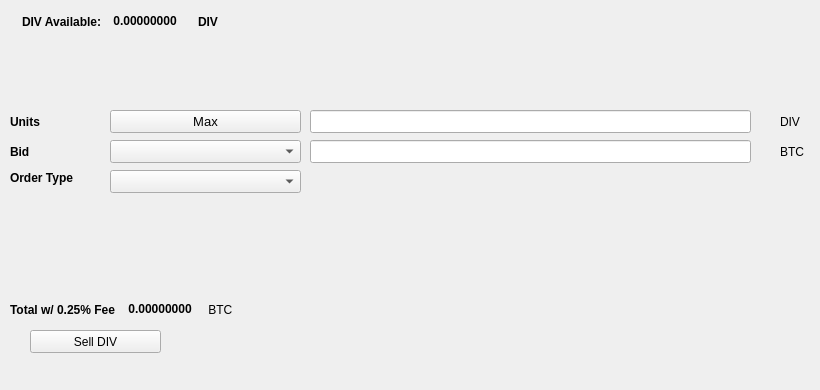
   <widget class="QWidget" name="SellTab">
    <attribute name="title">
     <string>Sell</string>
    </attribute>
    <widget class="QLabel" name="label_16">
     <property name="geometry">
      <rect>
       <x>780</x>
       <y>140</y>
       <width>31</width>
       <height>23</height>
      </rect>
     </property>
     <property name="text">
      <string>BTC</string>
     </property>
    </widget>
    <widget class="QComboBox" name="SellBidcomboBox">
     <property name="geometry">
      <rect>
       <x>110</x>
       <y>140</y>
       <width>191</width>
       <height>23</height>
      </rect>
     </property>
     <property name="font">
      <font>
       <pointsize>10</pointsize>
      </font>
     </property>
    </widget>
    <widget class="QLabel" name="label_18">
     <property name="geometry">
      <rect>
       <x>10</x>
       <y>110</y>
       <width>46</width>
       <height>23</height>
      </rect>
     </property>
     <property name="font">
      <font>
       <weight>75</weight>
       <bold>true</bold>
      </font>
     </property>
     <property name="text">
      <string>Units</string>
     </property>
    </widget>
    <widget class="QPushButton" name="Sell_Max_Amount">
     <property name="geometry">
      <rect>
       <x>110</x>
       <y>110</y>
       <width>191</width>
       <height>23</height>
      </rect>
     </property>
     <property name="font">
      <font>
       <pointsize>10</pointsize>
      </font>
     </property>
     <property name="text">
      <string>Max</string>
     </property>
    </widget>
    <widget class="QLabel" name="label_20">
     <property name="geometry">
      <rect>
       <x>10</x>
       <y>170</y>
       <width>91</width>
       <height>16</height>
      </rect>
     </property>
     <property name="font">
      <font>
       <weight>75</weight>
       <bold>true</bold>
      </font>
     </property>
     <property name="text">
      <string>Order Type</string>
     </property>
    </widget>
    <widget class="QComboBox" name="SellOrdertypeCombo">
     <property name="geometry">
      <rect>
       <x>110</x>
       <y>170</y>
       <width>191</width>
       <height>23</height>
      </rect>
     </property>
     <property name="font">
      <font>
       <pointsize>10</pointsize>
      </font>
     </property>
    </widget>
    <widget class="QLabel" name="label_21">
     <property name="geometry">
      <rect>
       <x>10</x>
       <y>140</y>
       <width>46</width>
       <height>23</height>
      </rect>
     </property>
     <property name="font">
      <font>
       <weight>75</weight>
       <bold>true</bold>
      </font>
     </property>
     <property name="text">
      <string>Bid</string>
     </property>
    </widget>
    <widget class="QLabel" name="label_22">
     <property name="geometry">
      <rect>
       <x>780</x>
       <y>110</y>
       <width>31</width>
       <height>23</height>
      </rect>
     </property>
     <property name="text">
      <string>DIV</string>
     </property>
    </widget>
    <widget class="QLineEdit" name="UnitsInputDIV">
     <property name="geometry">
      <rect>
       <x>310</x>
       <y>110</y>
       <width>441</width>
       <height>23</height>
      </rect>
     </property>
     <property name="font">
      <font>
       <pointsize>9</pointsize>
       <weight>75</weight>
       <bold>true</bold>
      </font>
     </property>
    </widget>
    <widget class="QLineEdit" name="SellBidPriceEdit">
     <property name="geometry">
      <rect>
       <x>310</x>
       <y>140</y>
       <width>441</width>
       <height>23</height>
      </rect>
     </property>
     <property name="font">
      <font>
       <pointsize>9</pointsize>
       <weight>75</weight>
       <bold>true</bold>
      </font>
     </property>
    </widget>
    <widget class="QPushButton" name="SellDIVBTN">
     <property name="geometry">
      <rect>
       <x>30</x>
       <y>330</y>
       <width>131</width>
       <height>23</height>
      </rect>
     </property>
     <property name="text">
      <string>Sell DIV</string>
     </property>
     <property name="icon">
      <iconset resource="../slashdash">
       <normaloff>:/icons/bitcoin</normaloff>:/icons/bitcoin</iconset>
     </property>
    </widget>
    <widget class="QWidget" name="layoutWidget3">
     <property name="geometry">
      <rect>
       <x>22</x>
       <y>12</y>
       <width>258</width>
       <height>19</height>
      </rect>
     </property>
     <layout class="QHBoxLayout" name="horizontalLayout">
      <item>
       <widget class="QLabel" name="label232_2">
        <property name="font">
         <font>
          <weight>75</weight>
          <bold>true</bold>
         </font>
        </property>
        <property name="text">
         <string>DIV Available:</string>
        </property>
       </widget>
      </item>
      <item>
       <widget class="QLabel" name="DIVAvailableLabel">
        <property name="palette">
         <palette>
          <active>
           <colorrole role="WindowText">
            <brush brushstyle="SolidPattern">
             <color alpha="255">
              <red>0</red>
              <green>0</green>
              <blue>0</blue>
             </color>
            </brush>
           </colorrole>
           <colorrole role="Button">
            <brush brushstyle="SolidPattern">
             <color alpha="255">
              <red>0</red>
              <green>170</green>
              <blue>0</blue>
             </color>
            </brush>
           </colorrole>
           <colorrole role="Light">
            <brush brushstyle="SolidPattern">
             <color alpha="255">
              <red>0</red>
              <green>255</green>
              <blue>0</blue>
             </color>
            </brush>
           </colorrole>
           <colorrole role="Midlight">
            <brush brushstyle="SolidPattern">
             <color alpha="255">
              <red>0</red>
              <green>212</green>
              <blue>0</blue>
             </color>
            </brush>
           </colorrole>
           <colorrole role="Dark">
            <brush brushstyle="SolidPattern">
             <color alpha="255">
              <red>0</red>
              <green>85</green>
              <blue>0</blue>
             </color>
            </brush>
           </colorrole>
           <colorrole role="Mid">
            <brush brushstyle="SolidPattern">
             <color alpha="255">
              <red>0</red>
              <green>113</green>
              <blue>0</blue>
             </color>
            </brush>
           </colorrole>
           <colorrole role="Text">
            <brush brushstyle="SolidPattern">
             <color alpha="255">
              <red>0</red>
              <green>170</green>
              <blue>0</blue>
             </color>
            </brush>
           </colorrole>
           <colorrole role="BrightText">
            <brush brushstyle="SolidPattern">
             <color alpha="255">
              <red>255</red>
              <green>255</green>
              <blue>255</blue>
             </color>
            </brush>
           </colorrole>
           <colorrole role="ButtonText">
            <brush brushstyle="SolidPattern">
             <color alpha="255">
              <red>0</red>
              <green>0</green>
              <blue>0</blue>
             </color>
            </brush>
           </colorrole>
           <colorrole role="Base">
            <brush brushstyle="SolidPattern">
             <color alpha="255">
              <red>255</red>
              <green>255</green>
              <blue>255</blue>
             </color>
            </brush>
           </colorrole>
           <colorrole role="Window">
            <brush brushstyle="SolidPattern">
             <color alpha="255">
              <red>0</red>
              <green>170</green>
              <blue>0</blue>
             </color>
            </brush>
           </colorrole>
           <colorrole role="Shadow">
            <brush brushstyle="SolidPattern">
             <color alpha="255">
              <red>0</red>
              <green>0</green>
              <blue>0</blue>
             </color>
            </brush>
           </colorrole>
           <colorrole role="AlternateBase">
            <brush brushstyle="SolidPattern">
             <color alpha="255">
              <red>127</red>
              <green>212</green>
              <blue>127</blue>
             </color>
            </brush>
           </colorrole>
           <colorrole role="ToolTipBase">
            <brush brushstyle="SolidPattern">
             <color alpha="255">
              <red>255</red>
              <green>255</green>
              <blue>220</blue>
             </color>
            </brush>
           </colorrole>
           <colorrole role="ToolTipText">
            <brush brushstyle="SolidPattern">
             <color alpha="255">
              <red>0</red>
              <green>0</green>
              <blue>0</blue>
             </color>
            </brush>
           </colorrole>
          </active>
          <inactive>
           <colorrole role="WindowText">
            <brush brushstyle="SolidPattern">
             <color alpha="255">
              <red>0</red>
              <green>0</green>
              <blue>0</blue>
             </color>
            </brush>
           </colorrole>
           <colorrole role="Button">
            <brush brushstyle="SolidPattern">
             <color alpha="255">
              <red>0</red>
              <green>170</green>
              <blue>0</blue>
             </color>
            </brush>
           </colorrole>
           <colorrole role="Light">
            <brush brushstyle="SolidPattern">
             <color alpha="255">
              <red>0</red>
              <green>255</green>
              <blue>0</blue>
             </color>
            </brush>
           </colorrole>
           <colorrole role="Midlight">
            <brush brushstyle="SolidPattern">
             <color alpha="255">
              <red>0</red>
              <green>212</green>
              <blue>0</blue>
             </color>
            </brush>
           </colorrole>
           <colorrole role="Dark">
            <brush brushstyle="SolidPattern">
             <color alpha="255">
              <red>0</red>
              <green>85</green>
              <blue>0</blue>
             </color>
            </brush>
           </colorrole>
           <colorrole role="Mid">
            <brush brushstyle="SolidPattern">
             <color alpha="255">
              <red>0</red>
              <green>113</green>
              <blue>0</blue>
             </color>
            </brush>
           </colorrole>
           <colorrole role="Text">
            <brush brushstyle="SolidPattern">
             <color alpha="255">
              <red>0</red>
              <green>170</green>
              <blue>0</blue>
             </color>
            </brush>
           </colorrole>
           <colorrole role="BrightText">
            <brush brushstyle="SolidPattern">
             <color alpha="255">
              <red>255</red>
              <green>255</green>
              <blue>255</blue>
             </color>
            </brush>
           </colorrole>
           <colorrole role="ButtonText">
            <brush brushstyle="SolidPattern">
             <color alpha="255">
              <red>0</red>
              <green>0</green>
              <blue>0</blue>
             </color>
            </brush>
           </colorrole>
           <colorrole role="Base">
            <brush brushstyle="SolidPattern">
             <color alpha="255">
              <red>255</red>
              <green>255</green>
              <blue>255</blue>
             </color>
            </brush>
           </colorrole>
           <colorrole role="Window">
            <brush brushstyle="SolidPattern">
             <color alpha="255">
              <red>0</red>
              <green>170</green>
              <blue>0</blue>
             </color>
            </brush>
           </colorrole>
           <colorrole role="Shadow">
            <brush brushstyle="SolidPattern">
             <color alpha="255">
              <red>0</red>
              <green>0</green>
              <blue>0</blue>
             </color>
            </brush>
           </colorrole>
           <colorrole role="AlternateBase">
            <brush brushstyle="SolidPattern">
             <color alpha="255">
              <red>127</red>
              <green>212</green>
              <blue>127</blue>
             </color>
            </brush>
           </colorrole>
           <colorrole role="ToolTipBase">
            <brush brushstyle="SolidPattern">
             <color alpha="255">
              <red>255</red>
              <green>255</green>
              <blue>220</blue>
             </color>
            </brush>
           </colorrole>
           <colorrole role="ToolTipText">
            <brush brushstyle="SolidPattern">
             <color alpha="255">
              <red>0</red>
              <green>0</green>
              <blue>0</blue>
             </color>
            </brush>
           </colorrole>
          </inactive>
          <disabled>
           <colorrole role="WindowText">
            <brush brushstyle="SolidPattern">
             <color alpha="255">
              <red>0</red>
              <green>85</green>
              <blue>0</blue>
             </color>
            </brush>
           </colorrole>
           <colorrole role="Button">
            <brush brushstyle="SolidPattern">
             <color alpha="255">
              <red>0</red>
              <green>170</green>
              <blue>0</blue>
             </color>
            </brush>
           </colorrole>
           <colorrole role="Light">
            <brush brushstyle="SolidPattern">
             <color alpha="255">
              <red>0</red>
              <green>255</green>
              <blue>0</blue>
             </color>
            </brush>
           </colorrole>
           <colorrole role="Midlight">
            <brush brushstyle="SolidPattern">
             <color alpha="255">
              <red>0</red>
              <green>212</green>
              <blue>0</blue>
             </color>
            </brush>
           </colorrole>
           <colorrole role="Dark">
            <brush brushstyle="SolidPattern">
             <color alpha="255">
              <red>0</red>
              <green>85</green>
              <blue>0</blue>
             </color>
            </brush>
           </colorrole>
           <colorrole role="Mid">
            <brush brushstyle="SolidPattern">
             <color alpha="255">
              <red>0</red>
              <green>113</green>
              <blue>0</blue>
             </color>
            </brush>
           </colorrole>
           <colorrole role="Text">
            <brush brushstyle="SolidPattern">
             <color alpha="255">
              <red>0</red>
              <green>85</green>
              <blue>0</blue>
             </color>
            </brush>
           </colorrole>
           <colorrole role="BrightText">
            <brush brushstyle="SolidPattern">
             <color alpha="255">
              <red>255</red>
              <green>255</green>
              <blue>255</blue>
             </color>
            </brush>
           </colorrole>
           <colorrole role="ButtonText">
            <brush brushstyle="SolidPattern">
             <color alpha="255">
              <red>0</red>
              <green>85</green>
              <blue>0</blue>
             </color>
            </brush>
           </colorrole>
           <colorrole role="Base">
            <brush brushstyle="SolidPattern">
             <color alpha="255">
              <red>0</red>
              <green>170</green>
              <blue>0</blue>
             </color>
            </brush>
           </colorrole>
           <colorrole role="Window">
            <brush brushstyle="SolidPattern">
             <color alpha="255">
              <red>0</red>
              <green>170</green>
              <blue>0</blue>
             </color>
            </brush>
           </colorrole>
           <colorrole role="Shadow">
            <brush brushstyle="SolidPattern">
             <color alpha="255">
              <red>0</red>
              <green>0</green>
              <blue>0</blue>
             </color>
            </brush>
           </colorrole>
           <colorrole role="AlternateBase">
            <brush brushstyle="SolidPattern">
             <color alpha="255">
              <red>0</red>
              <green>170</green>
              <blue>0</blue>
             </color>
            </brush>
           </colorrole>
           <colorrole role="ToolTipBase">
            <brush brushstyle="SolidPattern">
             <color alpha="255">
              <red>255</red>
              <green>255</green>
              <blue>220</blue>
             </color>
            </brush>
           </colorrole>
           <colorrole role="ToolTipText">
            <brush brushstyle="SolidPattern">
             <color alpha="255">
              <red>0</red>
              <green>0</green>
              <blue>0</blue>
             </color>
            </brush>
           </colorrole>
          </disabled>
         </palette>
        </property>
        <property name="font">
         <font>
          <weight>75</weight>
          <bold>true</bold>
         </font>
        </property>
        <property name="text">
         <string> 0.00000000 </string>
        </property>
        <property name="textInteractionFlags">
         <set>Qt::LinksAccessibleByMouse|Qt::TextSelectableByKeyboard|Qt::TextSelectableByMouse</set>
        </property>
       </widget>
      </item>
      <item>
       <widget class="QLabel" name="labelDIV">
        <property name="font">
         <font>
          <weight>75</weight>
          <bold>true</bold>
         </font>
        </property>
        <property name="text">
         <string>DIV</string>
        </property>
       </widget>
      </item>
     </layout>
    </widget>
    <widget class="QWidget" name="layoutWidget">
     <property name="geometry">
      <rect>
       <x>10</x>
       <y>300</y>
       <width>268</width>
       <height>19</height>
      </rect>
     </property>
     <layout class="QHBoxLayout" name="horizontalLayout_2">
      <item>
       <widget class="QLabel" name="label_19">
        <property name="font">
         <font>
          <weight>75</weight>
          <bold>true</bold>
         </font>
        </property>
        <property name="text">
         <string>Total w/ 0.25% Fee </string>
        </property>
       </widget>
      </item>
      <item>
       <widget class="QLabel" name="SellCostLabel">
        <property name="palette">
         <palette>
          <active>
           <colorrole role="WindowText">
            <brush brushstyle="SolidPattern">
             <color alpha="255">
              <red>0</red>
              <green>0</green>
              <blue>0</blue>
             </color>
            </brush>
           </colorrole>
           <colorrole role="Button">
            <brush brushstyle="SolidPattern">
             <color alpha="255">
              <red>0</red>
              <green>170</green>
              <blue>0</blue>
             </color>
            </brush>
           </colorrole>
           <colorrole role="Light">
            <brush brushstyle="SolidPattern">
             <color alpha="255">
              <red>0</red>
              <green>255</green>
              <blue>0</blue>
             </color>
            </brush>
           </colorrole>
           <colorrole role="Midlight">
            <brush brushstyle="SolidPattern">
             <color alpha="255">
              <red>0</red>
              <green>212</green>
              <blue>0</blue>
             </color>
            </brush>
           </colorrole>
           <colorrole role="Dark">
            <brush brushstyle="SolidPattern">
             <color alpha="255">
              <red>0</red>
              <green>85</green>
              <blue>0</blue>
             </color>
            </brush>
           </colorrole>
           <colorrole role="Mid">
            <brush brushstyle="SolidPattern">
             <color alpha="255">
              <red>0</red>
              <green>113</green>
              <blue>0</blue>
             </color>
            </brush>
           </colorrole>
           <colorrole role="Text">
            <brush brushstyle="SolidPattern">
             <color alpha="255">
              <red>0</red>
              <green>170</green>
              <blue>0</blue>
             </color>
            </brush>
           </colorrole>
           <colorrole role="BrightText">
            <brush brushstyle="SolidPattern">
             <color alpha="255">
              <red>255</red>
              <green>255</green>
              <blue>255</blue>
             </color>
            </brush>
           </colorrole>
           <colorrole role="ButtonText">
            <brush brushstyle="SolidPattern">
             <color alpha="255">
              <red>0</red>
              <green>0</green>
              <blue>0</blue>
             </color>
            </brush>
           </colorrole>
           <colorrole role="Base">
            <brush brushstyle="SolidPattern">
             <color alpha="255">
              <red>255</red>
              <green>255</green>
              <blue>255</blue>
             </color>
            </brush>
           </colorrole>
           <colorrole role="Window">
            <brush brushstyle="SolidPattern">
             <color alpha="255">
              <red>0</red>
              <green>170</green>
              <blue>0</blue>
             </color>
            </brush>
           </colorrole>
           <colorrole role="Shadow">
            <brush brushstyle="SolidPattern">
             <color alpha="255">
              <red>0</red>
              <green>0</green>
              <blue>0</blue>
             </color>
            </brush>
           </colorrole>
           <colorrole role="AlternateBase">
            <brush brushstyle="SolidPattern">
             <color alpha="255">
              <red>127</red>
              <green>212</green>
              <blue>127</blue>
             </color>
            </brush>
           </colorrole>
           <colorrole role="ToolTipBase">
            <brush brushstyle="SolidPattern">
             <color alpha="255">
              <red>255</red>
              <green>255</green>
              <blue>220</blue>
             </color>
            </brush>
           </colorrole>
           <colorrole role="ToolTipText">
            <brush brushstyle="SolidPattern">
             <color alpha="255">
              <red>0</red>
              <green>0</green>
              <blue>0</blue>
             </color>
            </brush>
           </colorrole>
          </active>
          <inactive>
           <colorrole role="WindowText">
            <brush brushstyle="SolidPattern">
             <color alpha="255">
              <red>0</red>
              <green>0</green>
              <blue>0</blue>
             </color>
            </brush>
           </colorrole>
           <colorrole role="Button">
            <brush brushstyle="SolidPattern">
             <color alpha="255">
              <red>0</red>
              <green>170</green>
              <blue>0</blue>
             </color>
            </brush>
           </colorrole>
           <colorrole role="Light">
            <brush brushstyle="SolidPattern">
             <color alpha="255">
              <red>0</red>
              <green>255</green>
              <blue>0</blue>
             </color>
            </brush>
           </colorrole>
           <colorrole role="Midlight">
            <brush brushstyle="SolidPattern">
             <color alpha="255">
              <red>0</red>
              <green>212</green>
              <blue>0</blue>
             </color>
            </brush>
           </colorrole>
           <colorrole role="Dark">
            <brush brushstyle="SolidPattern">
             <color alpha="255">
              <red>0</red>
              <green>85</green>
              <blue>0</blue>
             </color>
            </brush>
           </colorrole>
           <colorrole role="Mid">
            <brush brushstyle="SolidPattern">
             <color alpha="255">
              <red>0</red>
              <green>113</green>
              <blue>0</blue>
             </color>
            </brush>
           </colorrole>
           <colorrole role="Text">
            <brush brushstyle="SolidPattern">
             <color alpha="255">
              <red>0</red>
              <green>170</green>
              <blue>0</blue>
             </color>
            </brush>
           </colorrole>
           <colorrole role="BrightText">
            <brush brushstyle="SolidPattern">
             <color alpha="255">
              <red>255</red>
              <green>255</green>
              <blue>255</blue>
             </color>
            </brush>
           </colorrole>
           <colorrole role="ButtonText">
            <brush brushstyle="SolidPattern">
             <color alpha="255">
              <red>0</red>
              <green>0</green>
              <blue>0</blue>
             </color>
            </brush>
           </colorrole>
           <colorrole role="Base">
            <brush brushstyle="SolidPattern">
             <color alpha="255">
              <red>255</red>
              <green>255</green>
              <blue>255</blue>
             </color>
            </brush>
           </colorrole>
           <colorrole role="Window">
            <brush brushstyle="SolidPattern">
             <color alpha="255">
              <red>0</red>
              <green>170</green>
              <blue>0</blue>
             </color>
            </brush>
           </colorrole>
           <colorrole role="Shadow">
            <brush brushstyle="SolidPattern">
             <color alpha="255">
              <red>0</red>
              <green>0</green>
              <blue>0</blue>
             </color>
            </brush>
           </colorrole>
           <colorrole role="AlternateBase">
            <brush brushstyle="SolidPattern">
             <color alpha="255">
              <red>127</red>
              <green>212</green>
              <blue>127</blue>
             </color>
            </brush>
           </colorrole>
           <colorrole role="ToolTipBase">
            <brush brushstyle="SolidPattern">
             <color alpha="255">
              <red>255</red>
              <green>255</green>
              <blue>220</blue>
             </color>
            </brush>
           </colorrole>
           <colorrole role="ToolTipText">
            <brush brushstyle="SolidPattern">
             <color alpha="255">
              <red>0</red>
              <green>0</green>
              <blue>0</blue>
             </color>
            </brush>
           </colorrole>
          </inactive>
          <disabled>
           <colorrole role="WindowText">
            <brush brushstyle="SolidPattern">
             <color alpha="255">
              <red>0</red>
              <green>85</green>
              <blue>0</blue>
             </color>
            </brush>
           </colorrole>
           <colorrole role="Button">
            <brush brushstyle="SolidPattern">
             <color alpha="255">
              <red>0</red>
              <green>170</green>
              <blue>0</blue>
             </color>
            </brush>
           </colorrole>
           <colorrole role="Light">
            <brush brushstyle="SolidPattern">
             <color alpha="255">
              <red>0</red>
              <green>255</green>
              <blue>0</blue>
             </color>
            </brush>
           </colorrole>
           <colorrole role="Midlight">
            <brush brushstyle="SolidPattern">
             <color alpha="255">
              <red>0</red>
              <green>212</green>
              <blue>0</blue>
             </color>
            </brush>
           </colorrole>
           <colorrole role="Dark">
            <brush brushstyle="SolidPattern">
             <color alpha="255">
              <red>0</red>
              <green>85</green>
              <blue>0</blue>
             </color>
            </brush>
           </colorrole>
           <colorrole role="Mid">
            <brush brushstyle="SolidPattern">
             <color alpha="255">
              <red>0</red>
              <green>113</green>
              <blue>0</blue>
             </color>
            </brush>
           </colorrole>
           <colorrole role="Text">
            <brush brushstyle="SolidPattern">
             <color alpha="255">
              <red>0</red>
              <green>85</green>
              <blue>0</blue>
             </color>
            </brush>
           </colorrole>
           <colorrole role="BrightText">
            <brush brushstyle="SolidPattern">
             <color alpha="255">
              <red>255</red>
              <green>255</green>
              <blue>255</blue>
             </color>
            </brush>
           </colorrole>
           <colorrole role="ButtonText">
            <brush brushstyle="SolidPattern">
             <color alpha="255">
              <red>0</red>
              <green>85</green>
              <blue>0</blue>
             </color>
            </brush>
           </colorrole>
           <colorrole role="Base">
            <brush brushstyle="SolidPattern">
             <color alpha="255">
              <red>0</red>
              <green>170</green>
              <blue>0</blue>
             </color>
            </brush>
           </colorrole>
           <colorrole role="Window">
            <brush brushstyle="SolidPattern">
             <color alpha="255">
              <red>0</red>
              <green>170</green>
              <blue>0</blue>
             </color>
            </brush>
           </colorrole>
           <colorrole role="Shadow">
            <brush brushstyle="SolidPattern">
             <color alpha="255">
              <red>0</red>
              <green>0</green>
              <blue>0</blue>
             </color>
            </brush>
           </colorrole>
           <colorrole role="AlternateBase">
            <brush brushstyle="SolidPattern">
             <color alpha="255">
              <red>0</red>
              <green>170</green>
              <blue>0</blue>
             </color>
            </brush>
           </colorrole>
           <colorrole role="ToolTipBase">
            <brush brushstyle="SolidPattern">
             <color alpha="255">
              <red>255</red>
              <green>255</green>
              <blue>220</blue>
             </color>
            </brush>
           </colorrole>
           <colorrole role="ToolTipText">
            <brush brushstyle="SolidPattern">
             <color alpha="255">
              <red>0</red>
              <green>0</green>
              <blue>0</blue>
             </color>
            </brush>
           </colorrole>
          </disabled>
         </palette>
        </property>
        <property name="font">
         <font>
          <weight>75</weight>
          <bold>true</bold>
         </font>
        </property>
        <property name="autoFillBackground">
         <bool>false</bool>
        </property>
        <property name="text">
         <string> 0.00000000</string>
        </property>
        <property name="textInteractionFlags">
         <set>Qt::LinksAccessibleByMouse|Qt::TextSelectableByMouse</set>
        </property>
       </widget>
      </item>
      <item>
       <widget class="QLabel" name="label_17">
        <property name="font">
         <font>
          <weight>50</weight>
          <bold>false</bold>
         </font>
        </property>
        <property name="text">
         <string> BTC</string>
        </property>
       </widget>
      </item>
     </layout>
    </widget>
    <widget class="QLabel" name="label_23">
     <property name="geometry">
      <rect>
       <x>460</x>
       <y>300</y>
       <width>281</width>
       <height>81</height>
      </rect>
     </property>
     <property name="text">
      <string/>
     </property>
     <property name="pixmap">
      <pixmap>:/images/bittrex</pixmap>
     </property>
    </widget>
   </widget>
